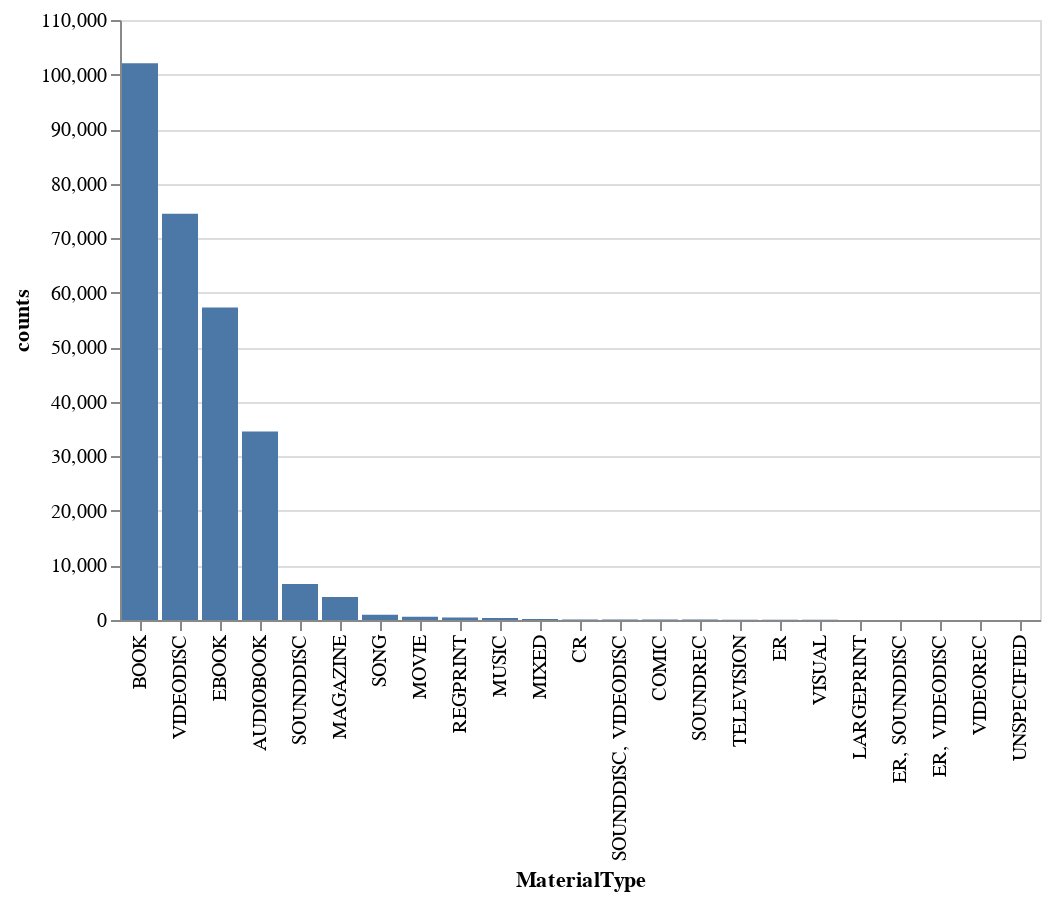

Here is the notebook cell this chart was saved with:
### Markdown cell above
Well first let's make it actually identical by sorting the `x` axis (here's a helpful example [https://altair-viz.github.io/gallery/bar_chart_sorted.html](https://altair-viz.github.io/gallery/bar_chart_sorted.html) with the code posted below 👇🏽)

### Code cell
source = seattle_df['MaterialType'].value_counts().rename_axis('MaterialType').reset_index(name='counts')
alt.Chart(source).mark_bar().encode(
    x=alt.X('MaterialType', sort='-y'),
    y='counts'
)

### Figure 1 — Vega-Lite specification as saved in the notebook (floating-point values rounded to 4 significant figures)
{"config": {"view": {"continuousWidth": 300, "continuousHeight": 300}}, "data": {"name": "data-968481b684d5dfeb3cc118200e184fc7"}, "mark": {"type": "bar"}, "encoding": {"x": {"field": "MaterialType", "sort": "-y", "type": "nominal"}, "y": {"field": "counts", "type": "quantitative"}}, "$schema": "https://vega.github.io/schema/vega-lite/v5.20.1.json", "datasets": {"data-968481b684d5dfeb3cc118200e184fc7": [{"MaterialType": "BOOK", "counts": 102076}, {"MaterialType": "VIDEODISC", "counts": 74473}, {"MaterialType": "EBOOK", "counts": 57299}, {"MaterialType": "AUDIOBOOK", "counts": 34542}, {"MaterialType": "SOUNDDISC", "counts": 6593}, {"MaterialType": "MAGAZINE", "counts": 4197}, {"MaterialType": "SONG", "counts": 975}, {"MaterialType": "MOVIE", "counts": 596}, {"MaterialType": "REGPRINT", "counts": 447}, {"MaterialType": "MUSIC", "counts": 382}, {"MaterialType": "MIXED", "counts": 195}, {"MaterialType": "CR", "counts": 112}, {"MaterialType": "SOUNDDISC, VIDEODISC", "counts": 89}, {"MaterialType": "COMIC", "counts": 83}, {"MaterialType": "SOUNDREC", "counts": 82}, {"MaterialType": "TELEVISION", "counts": 39}, {"MaterialType": "ER", "counts": 34}, {"MaterialType": "VISUAL", "counts": 31}, {"MaterialType": "LARGEPRINT", "counts": 19}, {"MaterialType": "ER, SOUNDDISC", "counts": 10}, {"MaterialType": "ER, VIDEODISC", "counts": 9}, {"MaterialType": "VIDEOREC", "counts": 2}, {"MaterialType": "UNSPECIFIED", "counts": 2}]}}
